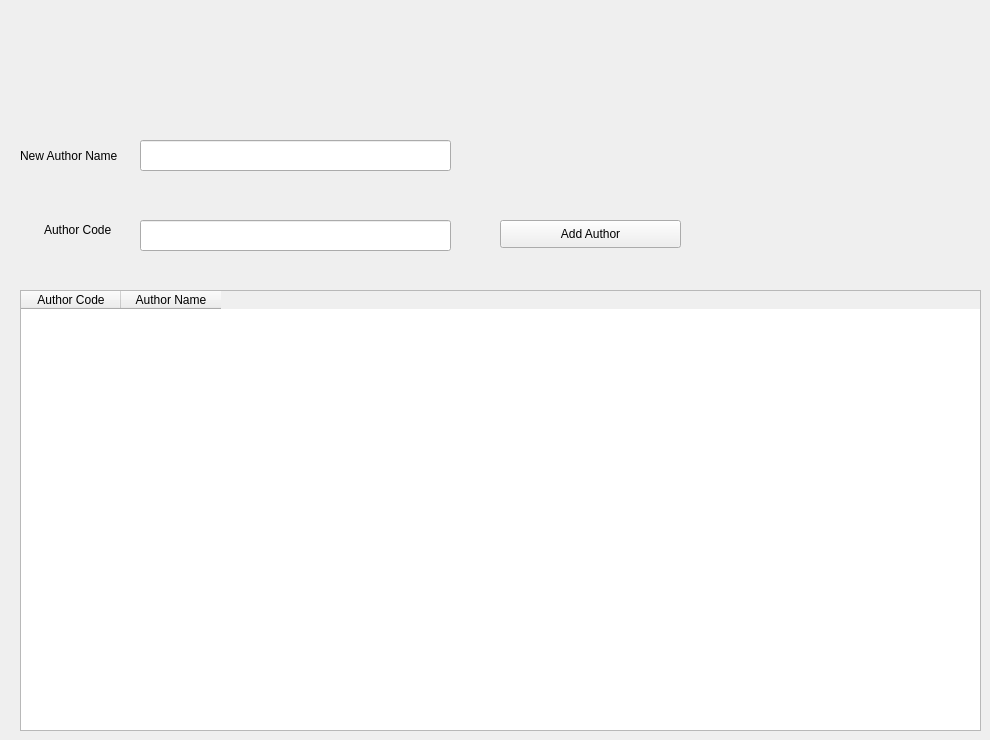
      <widget class="QWidget" name="tab_11">
       <attribute name="title">
        <string>Author</string>
       </attribute>
       <widget class="QLabel" name="label_37">
        <property name="geometry">
         <rect>
          <x>20</x>
          <y>140</y>
          <width>121</width>
          <height>31</height>
         </rect>
        </property>
        <property name="text">
         <string>New Author Name</string>
        </property>
       </widget>
       <widget class="QLineEdit" name="lineEdit_27">
        <property name="geometry">
         <rect>
          <x>140</x>
          <y>140</y>
          <width>311</width>
          <height>31</height>
         </rect>
        </property>
       </widget>
       <widget class="QTableWidget" name="tableWidget_3">
        <property name="geometry">
         <rect>
          <x>20</x>
          <y>290</y>
          <width>961</width>
          <height>441</height>
         </rect>
        </property>
        <column>
         <property name="text">
          <string>Author Code</string>
         </property>
        </column>
        <column>
         <property name="text">
          <string>Author Name</string>
         </property>
        </column>
       </widget>
       <widget class="QPushButton" name="pushButton_17">
        <property name="geometry">
         <rect>
          <x>500</x>
          <y>220</y>
          <width>181</width>
          <height>28</height>
         </rect>
        </property>
        <property name="text">
         <string>Add Author</string>
        </property>
       </widget>
       <widget class="QLabel" name="label_10">
        <property name="geometry">
         <rect>
          <x>44</x>
          <y>220</y>
          <width>81</width>
          <height>20</height>
         </rect>
        </property>
        <property name="text">
         <string>Author Code</string>
        </property>
       </widget>
       <widget class="QLineEdit" name="lineEdit_6">
        <property name="geometry">
         <rect>
          <x>140</x>
          <y>220</y>
          <width>311</width>
          <height>31</height>
         </rect>
        </property>
       </widget>
       <widget class="QLabel" name="label_52">
        <property name="geometry">
         <rect>
          <x>140</x>
          <y>260</y>
          <width>311</width>
          <height>16</height>
         </rect>
        </property>
        <property name="text">
         <string/>
        </property>
       </widget>
      </widget>
